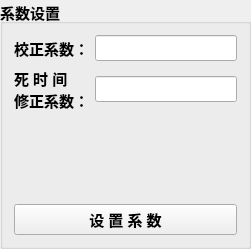
           <widget class="QGroupBox" name="groupBox">
            <property name="minimumSize">
             <size>
              <width>250</width>
              <height>0</height>
             </size>
            </property>
            <property name="font">
             <font>
              <pointsize>11</pointsize>
              <weight>75</weight>
              <bold>true</bold>
             </font>
            </property>
            <property name="title">
             <string>系数设置</string>
            </property>
            <layout class="QVBoxLayout" name="verticalLayout_12">
             <item>
              <layout class="QGridLayout" name="gridLayout_4">
               <item row="0" column="0">
                <widget class="QLabel" name="lbDevCofftDbg">
                 <property name="text">
                  <string>校正系数：</string>
                 </property>
                </widget>
               </item>
               <item row="0" column="1">
                <widget class="QLineEdit" name="etDevCofftDbg"/>
               </item>
               <item row="1" column="0">
                <widget class="QLabel" name="lbDevDeadTimeDbg">
                 <property name="font">
                  <font>
                   <pointsize>11</pointsize>
                  </font>
                 </property>
                 <property name="text">
                  <string>死 时 间
修正系数：</string>
                 </property>
                </widget>
               </item>
               <item row="1" column="1">
                <widget class="QLineEdit" name="etDevDeadTimeDbg"/>
               </item>
              </layout>
             </item>
             <item>
              <spacer name="verticalSpacer">
               <property name="orientation">
                <enum>Qt::Vertical</enum>
               </property>
               <property name="sizeHint" stdset="0">
                <size>
                 <width>20</width>
                 <height>86</height>
                </size>
               </property>
              </spacer>
             </item>
             <item>
              <widget class="QPushButton" name="btnDbgCoefft">
               <property name="minimumSize">
                <size>
                 <width>130</width>
                 <height>30</height>
                </size>
               </property>
               <property name="text">
                <string>设 置 系 数</string>
               </property>
              </widget>
             </item>
            </layout>
           </widget>
